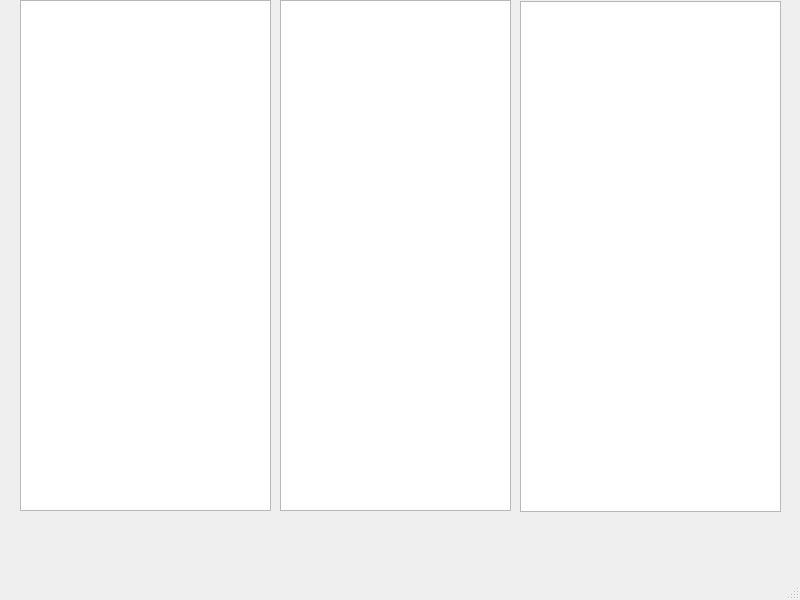
<?xml version="1.0" encoding="UTF-8"?>
<ui version="4.0">
 <class>MainWindow</class>
 <widget class="QMainWindow" name="MainWindow">
  <property name="geometry">
   <rect>
    <x>0</x>
    <y>0</y>
    <width>800</width>
    <height>600</height>
   </rect>
  </property>
  <property name="windowTitle">
   <string>MainWindow</string>
  </property>
  <widget class="QWidget" name="centralwidget">
   <widget class="QTableView" name="tableView">
    <property name="geometry">
     <rect>
      <x>20</x>
      <y>0</y>
      <width>251</width>
      <height>511</height>
     </rect>
    </property>
   </widget>
   <widget class="QListView" name="listView">
    <property name="geometry">
     <rect>
      <x>280</x>
      <y>0</y>
      <width>231</width>
      <height>511</height>
     </rect>
    </property>
   </widget>
   <widget class="QTreeView" name="treeView">
    <property name="geometry">
     <rect>
      <x>520</x>
      <y>1</y>
      <width>261</width>
      <height>511</height>
     </rect>
    </property>
   </widget>
  </widget>
  <widget class="QMenuBar" name="menubar">
   <property name="geometry">
    <rect>
     <x>0</x>
     <y>0</y>
     <width>800</width>
     <height>24</height>
    </rect>
   </property>
  </widget>
  <widget class="QStatusBar" name="statusbar"/>
 </widget>
 <resources/>
 <connections/>
</ui>
